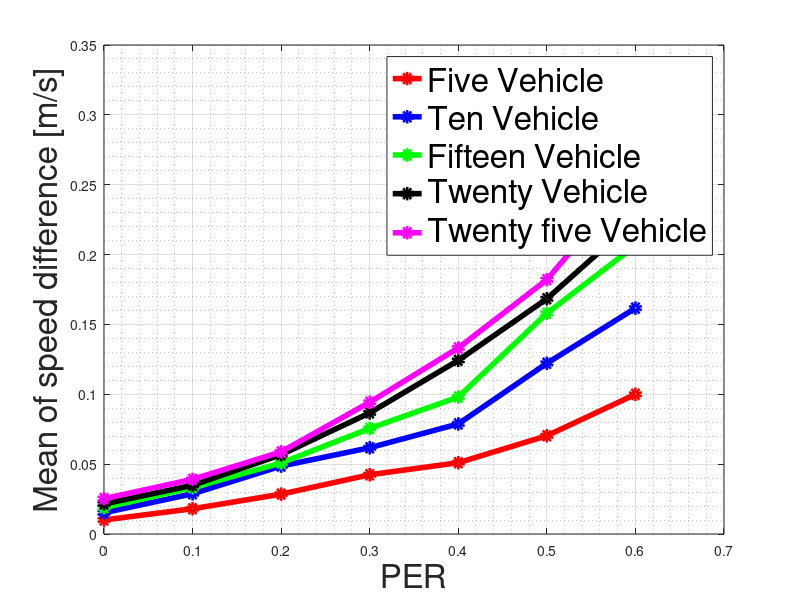

Write the MATLAB code that produced this figure.
clc;
clear all;
close all;

PER=[0,0.1,0.2,0.3,0.4,0.5,0.6];
five=[0.010038131855981,0.018088428664895,0.028533740759372,0.042413337347822,0.051019153748186,0.070314937333392,0.099967803479646];
ten=[0.015189391891867,0.028790509055679,0.048612046723173,0.061737784533991,0.078783626600585,0.122180343391835,0.161680294370155];
fifteen=[0.018841388388312,0.033157026757097,0.050844113225102,0.075569826518681,0.098042895355943,0.157961569334897,0.206474767622468];
tweny=[0.021513971702979,0.034871415457711,0.056763711353797,0.086691056713256,0.124263340145103,0.168346148152988,0.224856763417808];
twenyfive=[0.025298652014255,0.039131089869014,0.058824001536606,0.094293463245758,0.133159743519544,0.182029173452906,0.256503321791468];


figure(1)
plot(PER,five,'r-o','LineWidth',4);
hold on 
plot(PER,ten,'b-o','LineWidth',4);
hold on 
plot(PER,fifteen,'g-o','LineWidth',4);
hold on 
plot(PER,tweny,'k-o','LineWidth',4);
hold on 
plot(PER,twenyfive,'m-o','LineWidth',4);
xlabel('PER','FontSize',24);
ylabel('Mean of speed difference [m/s]','FontSize',24);
legend('Five Vehicle','Ten Vehicle','Fifteen Vehicle','Twenty Vehicle','Twenty five Vehicle','FontSize',24);
grid on;
grid minor;
% xlim([0,0.3]);
% ylim([1.5, 3]);